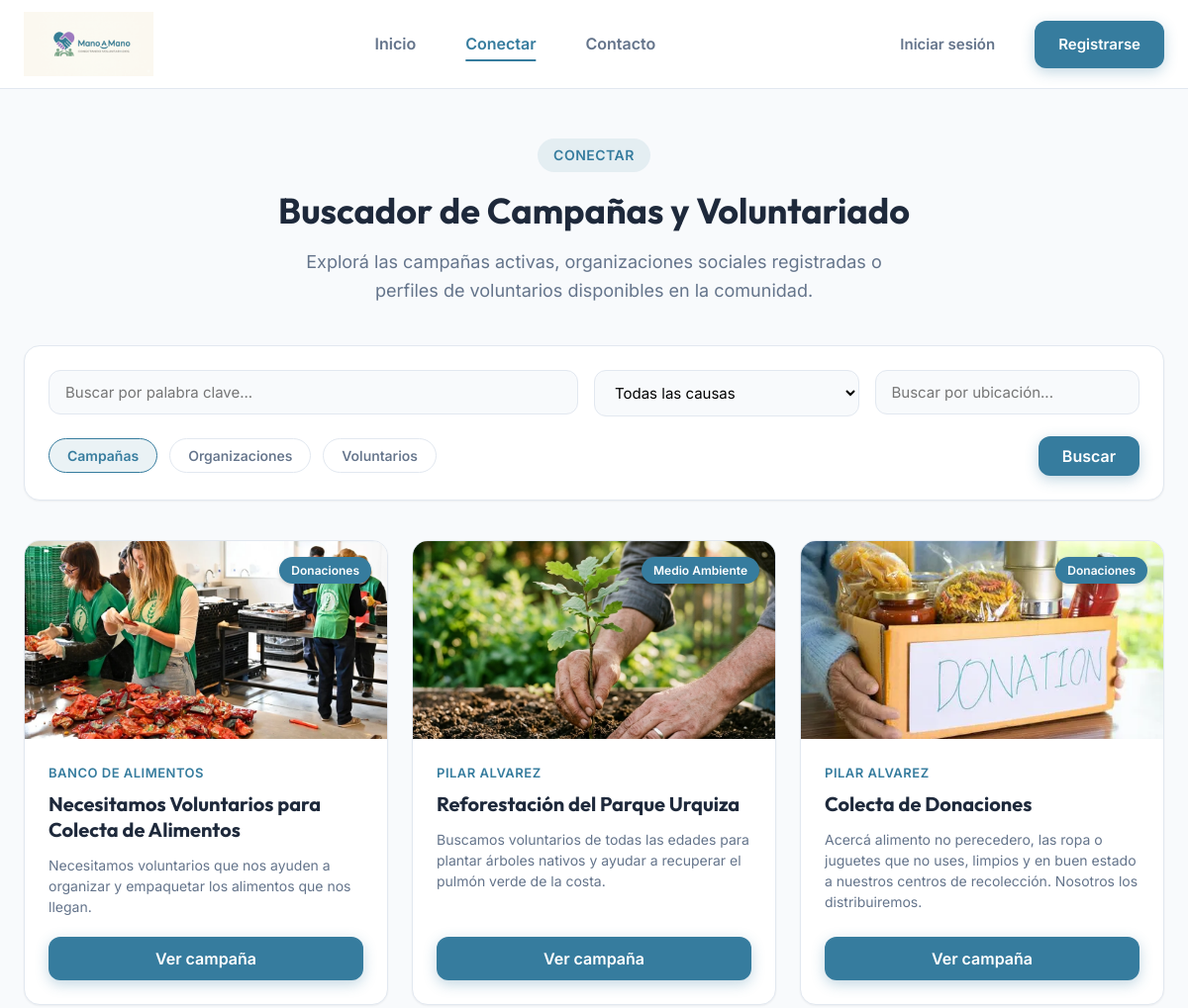
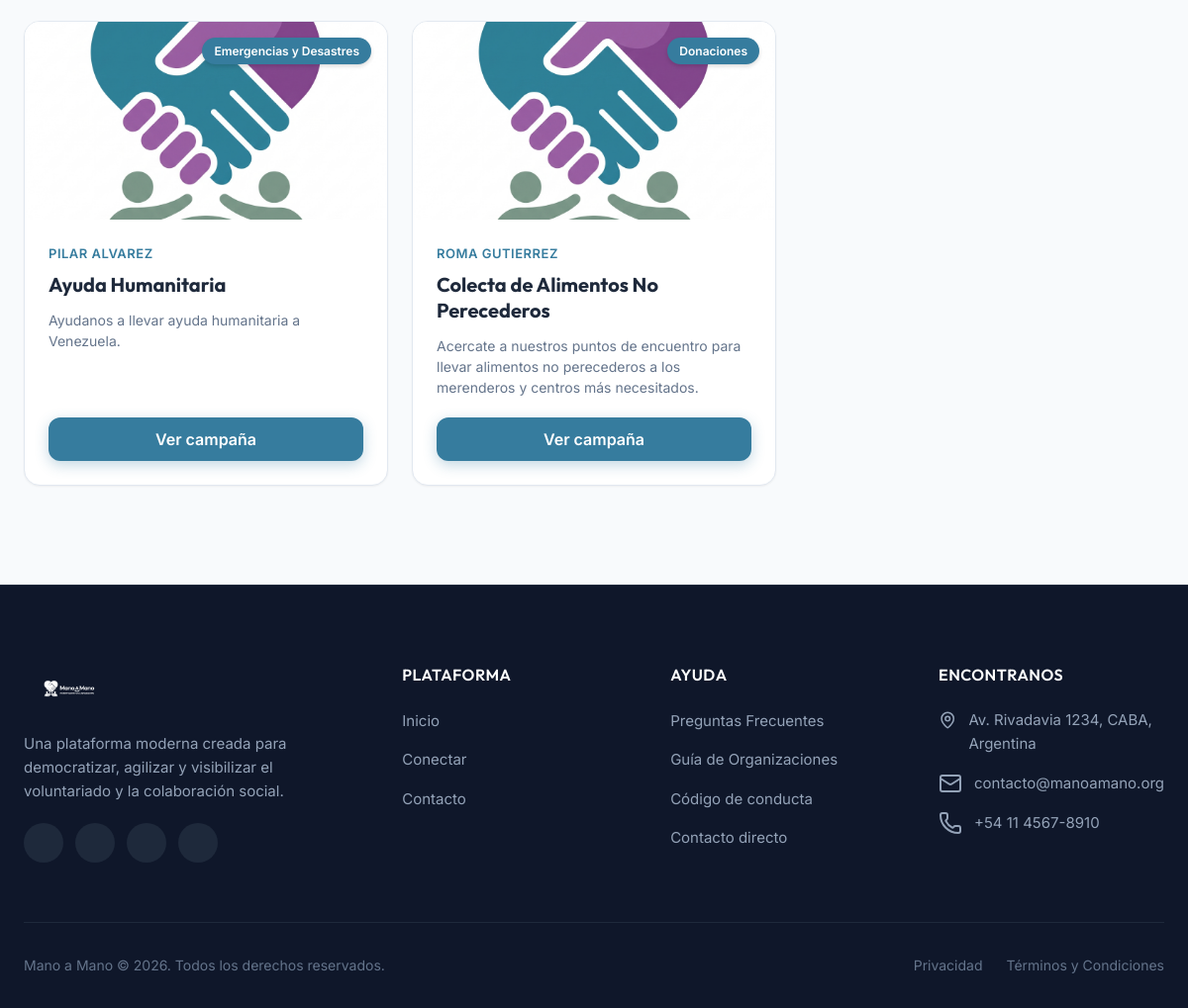
/public/conectar, run on the app's committed database (2 pictures, top to bottom).
### tables this page shows
CREATE TABLE `campanias` (
  `id` int(11) NOT NULL,
  `usuario_id` int(11) NOT NULL,
  `tipo_id` int(11) NOT NULL,
  `titulo` varchar(100) NOT NULL,
  `descripcion` text DEFAULT NULL,
  `fecha_creacion` timestamp NOT NULL DEFAULT current_timestamp(),
  `fecha_finalizacion` date NOT NULL,
  `info_adicional` text DEFAULT NULL,
  `ubicacion` varchar(60) NOT NULL,
  `fecha_inicio` date NOT NULL
);

CREATE TABLE `usuarios` (
  `id` int(11) NOT NULL,
  `nombre` varchar(50) NOT NULL,
  `email` varchar(50) NOT NULL,
  `clave` varchar(255) NOT NULL,
  `descripcion` text DEFAULT NULL,
  `telefono` varchar(15) NOT NULL,
  `ubicacion` varchar(60) DEFAULT NULL,
  `img_perfil` varchar(100) DEFAULT NULL
);

### app/core/Controlador.php (called while the page is built, shortened)
<?php
class Controlador {
    protected function cargarModelo (string $modelo) : mixed{
        return new $modelo;
    }
    protected function cargarVista(string $rutaVista, array $datos = [], ?string $titulo = "Mano a Mano") : void {
        require "../app/views/layout.php";
    }
}
?>

### app/controllers/conectarCtrl.php (called while the page is built, shortened)
<?php
class conectarCtrl extends Controlador {
    public function index() : void {
        $modeloCampania = $this->cargarModelo('Campania');
        $modeloVoluntario = $this->cargarModelo('Voluntario');
        $modeloOrganizacion = $this->cargarModelo('Organizacion');
        $filtros = [
            'q' => $_GET['q'] ?? '',
            'category' => $_GET['category'] ?? '',
            'location' => $_GET['location'] ?? ''
        ];
        $campanias = $modeloCampania->obtenerCampanias( $filtros );
        $voluntarios = $modeloVoluntario->obtenerVoluntarios( $filtros );
        $organizaciones = $modeloOrganizacion->obtenerOrganizaciones( $filtros );
        $causas = $modeloCampania->obtenerCausas();
        $oficios = $modeloVoluntario->obtenerOficios();
        $datos = ['cssPropio' => 'conectar.css',
                  'jsPropio' => 'conectar.js',
                  'campanias' => $campanias ?? [],
                  'voluntarios' => $voluntarios ?? [],
                  'organizaciones' => $organizaciones ?? [],
                  'causas' => $causas ?? [],
                  'oficios' => $oficios ?? []];
        $this->cargarVista('conectar', $datos, 'Conectar - Mano a Mano');
    }
}
?>

### app/core/App.php (called while the page is built, shortened)
<?php
class App {
    protected $metodo = 'index';
    protected $params = [];
    public function __construct() {
        $urlPartes = $this->parseUrl();
        require_once '../app/rutas.php';
        if (isset($urlPartes[0])) {
            $ruta = $urlPartes[0];
        }
        if (isset($rutas[$ruta])) {
            $this->metodo = $rutas[$ruta]['metodo'];
            $this->params = array_slice($urlPartes, 2);
        } else {
            echo "404 - Ruta no encontrada";
            return;
        }
        $this->controlador = new $this->controlador;
        call_user_func_array([$this->controlador, $this->metodo], $this->params);
    }
    private function parseUrl() : array {
        if (isset($_GET['url'])) {
            return explode('/', filter_var(rtrim($_GET['url'], '/'), FILTER_SANITIZE_URL));
        }
        return [''];
    }
}
?>

### public/index.php (called while the page is built, shortened)
<?php
    require_once "../app/core/BaseDatos.php";
    require_once "../app/core/Controlador.php";
    require_once "../app/core/App.php";
    $app = new App();
?>

### app/core/BaseDatos.php (called while the page is built, shortened)
<?php
class BaseDatos {
    private $host = BD_HOST;
    private $usuario = BD_USUARIO;
    private $clave = BD_CLAVE;
    private $nombre = BD_NOMBRE;
    private $puerto = BD_PUERTO;
    private $dbh;
    private $stmt;
    public function __construct() {
        $dsn = 'mysql:host=' . $this->host . ';dbname=' . $this->nombre . ';port=' . $this->puerto;
        $options = [
            PDO::ATTR_PERSISTENT => true,
            PDO::ATTR_ERRMODE => PDO::ERRMODE_EXCEPTION
        ];
        try {
            $this->dbh = new PDO($dsn, $this->usuario, $this->clave, $options);
        } catch (PDOException $e) {
            $this->error = $e->getMessage();
            echo $this->error;
        }
    }
    public function consulta (string $sql) :void {
        $this->stmt = $this->dbh->prepare($sql);
    }
    public function asignar(string|int $param, mixed $valor) :void {
        if(is_null($valor)) {
            $this->stmt->bindValue($param, null, PDO::PARAM_NULL);
        }else{
            switch(gettype($valor)){
                case 'integer':
                    $this->stmt->bindValue($param, $valor, PDO::PARAM_INT);
                    break;
            }
        }
    }
    public function ejecutar() :bool {
        return $this->stmt->execute();
    }
    public function resultados() :array {
        $this->ejecutar();
        return $this->stmt->fetchAll(PDO::FETCH_ASSOC);
    }
}
?>

### app/models/Campania.php (called while the page is built, shortened)
<?php
class Campania {
    private $bd;
    public function __construct() {
        $this->bd = new BaseDatos();
    }
    public function obtenerCampanias ( array $filtros = [] ) :array {
        $condicionesOrgs = [];
        $condicionesVol = [];
        $parametros = [];
        $whereOrgs = !empty($condicionesOrgs) ? " AND " . implode(" AND ", $condicionesOrgs) : "";
        $whereVol = !empty($condicionesVol) ? " AND " . implode(" AND ", $condicionesVol) : "";
        $consultaOrgs = "SELECT c.id, c.usuario_id, u.nombre, u.img_perfil, t.tipo, c.titulo, c.descripcion, c.fecha_inicio, c.fecha_finalizacion, c.ubicacion, c.info_adicional
                        FROM campanias c
                            JOIN usuarios u ON c.usuario_id = u.id
                            JOIN tipos_campanias t ON t.id = c.tipo_id
                            JOIN organizaciones o ON u.id = o.usuario_id
                        WHERE 1=1 " . $whereOrgs;
        $consultaVol = "SELECT c.id, c.usuario_id, CONCAT(u.nombre, ' ', v.apellido) as 'nombre', u.img_perfil, t.tipo, c.titulo, c.descripcion, c.fecha_inicio, c.fecha_finalizacion, c.ubicacion, c.info_adicional
                        FROM campanias c
                            JOIN usuarios u ON c.usuario_id = u.id
                            JOIN tipos_campanias t ON t.id = c.tipo_id
                            JOIN voluntarios v ON u.id = v.usuario_id
                        WHERE 1=1 " . $whereVol;
        $this->bd->consulta($consultaOrgs);
        $this->bd->ejecutar();
        $campaniasOrgs = $this->bd->resultados();
        $this->bd->consulta($consultaVol);
        $this->bd->ejecutar();
        $campaniasVol = $this->bd->resultados();
        $todasLasCampanias = array_merge($campaniasOrgs, $campaniasVol);
        $campaniasMapeadas = [];
        foreach ($todasLasCampanias as $camp) {
            $idCamp = (int)$camp['id'];
            $causes = $this->obtenerCausasDeCampania($idCamp);
            $images = $this->obtenerArchivosDeCampania($idCamp);
            $campaniasMapeadas[] = [
                'id' => $idCamp,
                'nombre' => $camp['nombre'],
                'usuario_id' => (int)$camp['usuario_id'],
                'usuario_nombre' => $camp['nombre'],
                'usuario_img_perfil' => $camp['img_perfil'],
                'tipo' => strtolower($camp['tipo']) === 'convocatoria' ? 'convocatoria' : 'informativa',
                'titulo' => $camp['titulo'],
                'descripcion' => $camp['descripcion'],
                'fecha_inicio' => $camp['fecha_inicio'],
                'fecha_finalizacion' => $camp['fecha_finalizacion'],
                'ubicacion' => $camp['ubicacion'],
                'info_adicional' => $camp['info_adicional'],
                'category' => !empty($causes) ? $causes[0] : '',
                'causes' => $causes,
                'imagen' => !empty($images) ? $images[0] : '',
                'images' => $images
            ];
        }
        return $campaniasMapeadas;
    }
    public function obtenerCausas () :array {
        $consulta = "SELECT causa FROM `causas`;";
        $this->bd->consulta($consulta);
        $this->bd->ejecutar();
        return $this->bd->resultados();
    }
    public function obtenerCausasDeCampania ( int $idCampania ) : array {
        $consulta = "SELECT c.causa FROM campanias_causas cc
                        JOIN causas c ON c.id = cc.causa_id
                        WHERE cc.campania_id = :camp_id;";
        $this->bd->consulta($consulta);
        $this->bd->asignar(":camp_id", $idCampania);
        $this->bd->ejecutar();
        $resultados = $this->bd->resultados();
        return array_column($resultados, 'causa');
    }
    public function obtenerArchivosDeCampania(int $idCampania) : array {
        $consulta = "SELECT referencia FROM archivos
                        WHERE campania_id = :camp_id AND tipo = 'imagen';";
        $this->bd->consulta($consulta);
        $this->bd->asignar(":camp_id", $idCampania);
        $this->bd->ejecutar();
        $resultados = $this->bd->resultados();
        return array_column($resultados, 'referencia');
    }
}
?>

### app/views/conectar.php (the view, shortened to what this page needs)
<section class="section" style="padding-top: 140px; min-height: calc(100vh - 90px); display: flex; align-items: center;">
  <div class="container">
    <div class="section-header" style="margin-bottom: 40px;">
      <span class="section-tag">Conectar</span>
      <h1 class="section-title">Buscador de Campañas y Voluntariado</h1>
      <p class="section-subtitle">Explorá las campañas activas, organizaciones sociales registradas o perfiles de voluntarios disponibles en la comunidad.</p>
    </div>
    <div style="background-color: var(--color-surface); padding: 24px; border-radius: var(--radius-lg); border: 1px solid var(--color-border); box-shadow: var(--shadow-sm); margin-bottom: 40px; display: flex; flex-direction: column; gap: 20px;">
      <div style="display: grid; grid-template-columns: 2fr 1fr 1fr; gap: 16px;" class="form-row">
        <div class="form-group" style="margin-bottom: 0;">
          <input type="text" id="keyword-search-input" class="form-input" placeholder="Buscar por palabra clave..." style="background-color: var(--color-background);" value="<?= htmlspecialchars($_GET['q'] ?? '') ?>">
        </div>
        <div class="form-group" style="margin-bottom: 0;">
          <select id="category-select" class="form-input" style="background-color: var(--color-background);">
          </select>
        </div>
        <div class="form-group" style="margin-bottom: 0;">
          <input type="text" id="location-search-input" class="form-input" placeholder="Buscar por ubicación..." style="background-color: var(--color-background);" value="<?= htmlspecialchars($_GET['location'] ?? '') ?>">
        </div>
      </div>
      <div style="display: flex; justify-content: space-between; align-items: center; flex-wrap: wrap; gap: 16px;">
        <div style="display: flex; gap: 12px; flex-wrap: wrap;">
          <?php $tabActiva = $_GET['tab'] ?? 'campaigns'; ?>
          <button class="filter-btn <?= $tabActiva === 'campaigns' ? 'active' : '' ?>" data-target="campaigns">Campañas</button>
          <button class="filter-btn <?= $tabActiva === 'organizations' ? 'active' : '' ?>" data-target="organizations">Organizaciones</button>
          <button class="filter-btn <?= $tabActiva === 'volunteers' ? 'active' : '' ?>" data-target="volunteers">Voluntarios</button>
        </div>
        <button class="btn btn-primary" id="search-action-btn" style="padding: 10px 24px;">Buscar</button>
      </div>
    </div>
    <div id="campaigns-section" class="search-section">
      <?php if (empty($campanias)): ?>
        <div style="text-align: center; padding: 40px; background-color: var(--color-surface); border: 1px solid var(--color-border); border-radius: var(--radius-lg); color: var(--color-text-secondary); box-shadow: var(--shadow-sm);">
          No se encontraron campañas activas. Verifique los filtros o si está bien escrito lo que busca.
        </div>
      <?php else: ?>
        <div class="camps-carousel" id="campaigns-container">
          <?php foreach ($campanias as $camp): ?>
            <article class="camp-card">
              <div class="camp-img-wrapper">
                <img src="<?= !empty($camp['imagen']) ? BASE_URL . $camp['imagen'] : BASE_URL . 'img/img_generica.png' ?>" alt="<?= htmlspecialchars($camp['titulo']) ?>" class="camp-img">
                <?php if (!empty($camp['category'])): ?>
                  <span class="camp-cat-badge"><?= htmlspecialchars($camp['category']) ?></span>
                <?php endif; ?>
              </div>
              <div class="camp-content">
                <span class="camp-org"><?= htmlspecialchars($camp['usuario_nombre']) ?></span>
                <h3 class="camp-title"><?= htmlspecialchars($camp['titulo']) ?></h3>
                <p class="camp-desc"><?= htmlspecialchars($camp['descripcion']) ?></p>
                <button class="btn btn-primary" onclick="openCampaignDetails(<?= $camp['id'] ?>)">Ver campaña</button>
              </div>
            </article>
          <?php endforeach; ?>
        </div>
      <?php endif; ?>
    </div>
  </div>
</section>

### public/css/estilos.css (style rules this page uses)
:root { --color-primary: #367C9E; --color-primary-dark: #2D6985; --color-primary-light: rgba(54, 124, 158, 0.1); --color-secondary: #9B7ACD; --color-secondary-light: rgba(155, 122, 205, 0.1); --color-success: #8CAF8A; --color-success-dark: #7aa078; --color-success-light: rgba(140, 175, 138, 0.15); --color-background: #F8FAFC; --color-surface: #FFFFFF; --color-surface-hover: #F1F5F9; --color-text-primary: #1E293B; --color-text-secondary: #64748B; --color-text-muted: #94A3B8; --color-border: #E2E8F0; --shadow-sm: 0 1px 2px 0 rgba(0, 0, 0, 0.05); --shadow-md: 0 4px 6px -1px rgba(0, 0, 0, 0.05), 0 2px 4px -1px rgba(0, 0, 0, 0.03); --shadow-lg: 0 10px 15px -3px rgba(0, 0, 0, 0.05), 0 4px 6px -2px rgba(0, 0, 0, 0.02); --shadow-xl: 0 20px 25px -5px rgba(0, 0, 0, 0.08), 0 10px 10px -5px rgba(0, 0, 0, 0.04); --shadow-primary: 0 4px 14px 0 rgba(54, 124, 158, 0.3); --shadow-secondary: 0 4px 14px 0 rgba(155, 122, 205, 0.3); --shadow-success: 0 4px 14px 0 rgba(140, 175, 138, 0.3); --radius-sm: 6px; --radius-md: 12px; --radius-lg: 16px; --radius-full: 9999px; --transition-fast: 0.15s ease; --transition-normal: 0.25s cubic-bezier(0.4, 0, 0.2, 1); --transition-slow: 0.4s cubic-bezier(0.4, 0, 0.2, 1); }
* { margin: 0; padding: 0; box-sizing: border-box; }
html { scroll-behavior: smooth; scroll-padding-top: 80px; }
body { font-family: 'Inter', -apple-system, BlinkMacSystemFont, "Segoe UI", Roboto, Helvetica, Arial, sans-serif; background-color: var(--color-background); color: var(--color-text-primary); line-height: 1.6; overflow-x: hidden; -webkit-font-smoothing: antialiased; }
h1, h2, h3, h4, h5, h6 { font-family: 'Outfit', sans-serif; color: var(--color-text-primary); font-weight: 700; line-height: 1.25; }
button, input, textarea, select { font-family: inherit; font-size: inherit; border: none; outline: none; }
.container { width: 100%; max-width: 1200px; margin: 0 auto; padding: 0 24px; }
.section { padding: 100px 0; }
.section-header { text-align: center; max-width: 650px; margin: 0 auto 60px auto; }
.section-tag { display: inline-block; padding: 6px 16px; background-color: var(--color-primary-light); color: var(--color-primary); font-size: 14px; font-weight: 600; border-radius: var(--radius-full); margin-bottom: 16px; text-transform: uppercase; letter-spacing: 0.5px; }
.section-title { font-size: 36px; margin-bottom: 16px; }
.section-subtitle { color: var(--color-text-secondary); font-size: 18px; }
.btn { display: inline-flex; align-items: center; justify-content: center; padding: 12px 24px; border-radius: var(--radius-md); font-weight: 600; cursor: pointer; transition: all var(--transition-normal); gap: 8px; }
.btn-primary { background-color: var(--color-primary); color: var(--color-surface); box-shadow: var(--shadow-primary); }
.form-group { margin-bottom: 20px; }
.form-input { width: 100%; padding: 12px 16px; border: 1px solid var(--color-border); border-radius: var(--radius-md); font-size: 15px; transition: all var(--transition-fast); background-color: var(--color-background); }
.form-row { display: grid; grid-template-columns: 1fr 1fr; gap: 16px; }

### data on the page
campanias: shows a picture, category "Donaciones", usuario.nombre "BANCO DE ALIMENTOS", titulo "Necesitamos Voluntarios para Colecta de Alimentos", descripcion "Necesitamos voluntarios que nos ayuden a organizar y empaquetar los alimentos que nos llegan."
campanias: shows a picture, category "Medio Ambiente", usuario_nombre "PILAR ALVAREZ", titulo "Reforestación del Parque Urquiza", descripcion "Buscamos voluntarios de todas las edades para plantar árboles nativos y ayudar a recuperar el pulmón verde de la costa."
campanias: shows a picture, category "Donaciones", usuario_nombre "PILAR ALVAREZ", titulo "Colecta de Donaciones", descripcion "Acercá alimento no perecedero, las ropa o juguetes que no uses, limpios y en buen estado a nuestros centros de recolección. Nosotros los distribuiremos."
campanias: category "Emergencias y Desastres", usuario_nombre "PILAR ALVAREZ", titulo "Ayuda Humanitaria", descripcion "Ayudanos a llevar ayuda humanitaria a Venezuela."
campanias: category "Donaciones", usuario_nombre "ROMA GUTIERREZ", titulo "Colecta de Alimentos No Perecederos", descripcion "Acercate a nuestros puntos de encuentro para llevar alimentos no perecederos a los merenderos y centros más necesitados."
